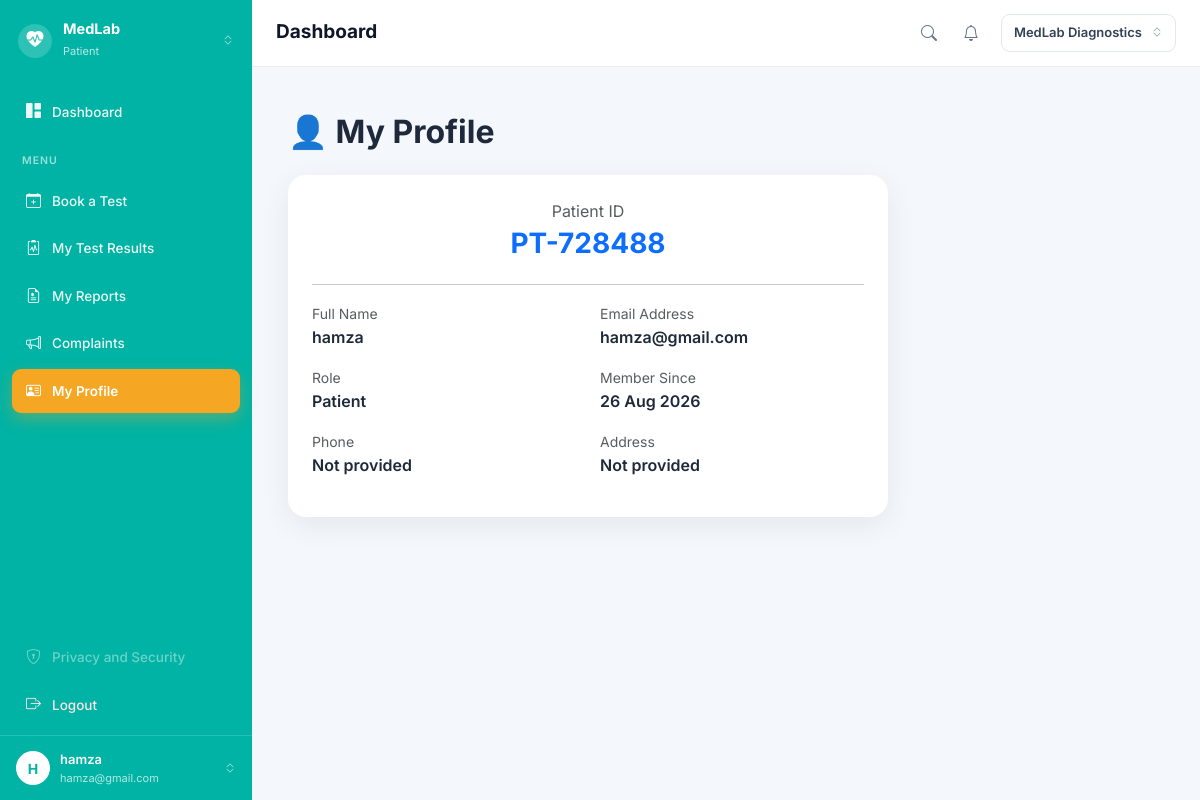
/auth/profile (signed in), run on the app's committed database.
### app/models/role.py (models this page shows, shortened)
class Role(db.Model):
    __tablename__ = "roles"
    id = db.Column(db.Integer, primary_key=True)
    name = db.Column(
        db.String(50),
        unique=True,
        nullable=False
    )
    users = db.relationship(
        "User",
        back_populates="role"
    )

### app/models/user.py (models this page shows, shortened)
class User(UserMixin, db.Model):
    __tablename__ = "users"
    id = db.Column(
        db.Integer,
        primary_key=True
    )
    name = db.Column(
        db.String(100),
        nullable=False
    )
    email = db.Column(
        db.String(120),
        unique=True,
        nullable=False,
        index=True
    )
    password_hash = db.Column(
        db.String(255),
        nullable=False
    )
    role_id = db.Column(
        db.Integer,
        db.ForeignKey("roles.id"),
        nullable=False
    )
    is_active = db.Column(
        db.Boolean,
        default=True,
        nullable=False
    )
    created_at = db.Column(
        db.DateTime,
        default=lambda: datetime.now(timezone.utc),
        nullable=False
    )
    role = db.relationship(
        "Role",
        back_populates="users"
    )

### app/models/patient.py (models this page shows, shortened)
class Patient(db.Model):
    __tablename__ = "patients"
    id = db.Column(db.Integer, primary_key=True)
    patient_code = db.Column(
        db.String(20),
        unique=True,
        nullable=False
    )
    user_id = db.Column(
        db.Integer,
        db.ForeignKey("users.id"),
        nullable=True
    )
    full_name = db.Column(db.String(100), nullable=False)
    dob = db.Column(db.Date, nullable=True)
    gender = db.Column(db.String(10), nullable=True)
    phone = db.Column(db.String(20), nullable=True)
    address = db.Column(db.String(255), nullable=True)
    user = db.relationship("User", backref="patient_profile")

### app/auth/routes.py (the view)
@auth.route("/profile")
@login_required
def profile():
    patient_profile = None
    if current_user.role.name == "Patient":
        patient_profile = Patient.query.filter_by(user_id=current_user.id).first()
    return render_template(
        "auth/profile.html",
        patient_profile=patient_profile
    )

### app/auth/routes.py (called while the page is built)
@login_manager.user_loader
def load_user(user_id):
    return db.session.get(
        User,
        int(user_id)
    )

### app/templates/auth/profile.html (shortened to what this page needs)
{% extends "base.html" %}
{% block content %}
<div class="container mt-4">
    <h2 class="fw-bold mb-4">👤 My Profile</h2>
    <div class="modern-card p-4" style="max-width: 600px;">
        {% if patient_profile %}
        <div class="text-center mb-4">
            <p class="text-muted mb-1">Patient ID</p>
            <h3 class="fw-bold text-primary">{{ patient_profile.patient_code }}</h3>
        </div>
        <hr>
        {% endif %}
        <div class="row">
            <div class="col-md-6 mb-3">
                <small class="text-muted">Full Name</small>
                <div class="fw-semibold">{{ current_user.name }}</div>
            </div>
            <div class="col-md-6 mb-3">
                <small class="text-muted">Email Address</small>
                <div class="fw-semibold">{{ current_user.email }}</div>
            </div>
            <div class="col-md-6 mb-3">
                <small class="text-muted">Role</small>
                <div class="fw-semibold">{{ current_user.role.name }}</div>
            </div>
            <div class="col-md-6 mb-3">
                <small class="text-muted">Member Since</small>
                <div class="fw-semibold">{{ current_user.created_at.strftime('%d %b %Y') }}</div>
            </div>
            {% if patient_profile %}
            <div class="col-md-6 mb-3">
                <small class="text-muted">Phone</small>
                <div class="fw-semibold">{{ patient_profile.phone or "Not provided" }}</div>
            </div>
            <div class="col-md-6 mb-3">
                <small class="text-muted">Address</small>
                <div class="fw-semibold">{{ patient_profile.address or "Not provided" }}</div>
            </div>
            {% endif %}
        </div>
    </div>
</div>
{% endblock %}

### app/templates/base.html (shortened to what this page needs)
<!DOCTYPE html>
<html lang="en">
<head>
    <link href="https://cdn.jsdelivr.net/npm/bootstrap@5.3.3/dist/css/bootstrap.min.css" rel="stylesheet">
    <link rel="stylesheet" href="https://cdn.jsdelivr.net/npm/bootstrap-icons@1.11.3/font/bootstrap-icons.min.css">
</head>
<body>
    {% if current_user.is_authenticated %}
    <div class="shell">
        <aside class="side">
            <div class="side-brand">
                <span class="brand-dot"><i class="bi bi-heart-pulse-fill"></i></span>
                <span class="brand-txt">
                    <b>MedLab</b>
                    <small>{{ current_user.role.name }}</small>
                </span>
                <i class="bi bi-chevron-expand" style="opacity:.6;font-size:12px;"></i>
            </div>
            <nav class="side-nav">
                <a href="{{ url_for('auth.dashboard') }}"
                    class="nav-item {% if request.endpoint == 'auth.dashboard' %}active{% endif %}">
                    <i class="bi bi-grid-1x2-fill"></i> Dashboard
                </a>
                <div class="side-label">Menu</div>
                {% if current_user.role.name in ["Patient", "Receptionist", "Administrator"] %}
                <a href="{{ url_for('medlab.book_test') }}"
                    class="nav-item {% if request.endpoint == 'medlab.book_test' %}active{% endif %}">
                    <i class="bi bi-calendar-plus"></i> Book a Test
                </a>
                {% endif %}
                {% if current_user.role.name == "Patient" %}
                <a href="{{ url_for('medlab.my_bookings') }}"
                    class="nav-item {% if request.endpoint == 'medlab.my_bookings' %}active{% endif %}">
                    <i class="bi bi-clipboard2-pulse"></i> My Test Results
                </a>
                <a href="{{ url_for('medlab.my_reports') }}"
                    class="nav-item {% if request.endpoint == 'medlab.my_reports' %}active{% endif %}">
                    <i class="bi bi-file-earmark-medical"></i> My Reports
                </a>
                <a href="{{ url_for('medlab.new_complaint') }}" class="nav-item">
                    <i class="bi bi-megaphone"></i> Complaints
                </a>
                {% endif %}
                <a href="{{ url_for('auth.profile') }}"
                    class="nav-item {% if request.endpoint == 'auth.profile' %}active{% endif %}">
                    <i class="bi bi-person-vcard"></i> My Profile
                </a>
                <div style="flex:1"></div>
                <a href="#" class="nav-item off"><i class="bi bi-shield-lock"></i> Privacy and Security</a>
                <a href="{{ url_for('auth.logout') }}" class="nav-item" style="color:#ffe4e6;">
                    <i class="bi bi-box-arrow-right"></i> Logout
                </a>
            </nav>
            <a href="{{ url_for('auth.profile') }}" class="side-user">
                <span class="avatar">{{ (current_user.name or "?")[0] | upper }}</span>
                <span class="u-txt">
                    <b>{{ current_user.name }}</b>
                    <small>{{ current_user.email }}</small>
                </span>
                <i class="bi bi-chevron-expand" style="opacity:.6;font-size:12px;"></i>
            </a>
        </aside>
        <div class="main">
            <header class="topbar">
                <div style="display:flex;align-items:center;gap:10px;">
                    <h1 class="page-title">{% block page_title %}Dashboard{% endblock %}</h1>
                </div>
                <div class="top-right">
                    {% if current_user.role.name in ["Patient", "Receptionist", "Administrator"] %}
                    <a href="{{ url_for('medlab.book_test') }}" class="ico-btn" title="Search tests">
                        <i class="bi bi-search"></i>
                    </a>
                    {% endif %}
                    <a href="{{ url_for('auth.dashboard') }}" class="ico-btn" title="Notifications">
                        <i class="bi bi-bell"></i>
                    </a>
                    <span class="lab-pill">MedLab Diagnostics <i class="bi bi-chevron-expand"></i></span>
                </div>
            </header>
            <div class="page">
                {% block content %}{% endblock %}
            </div>
        </div>
    </div>
    {% endif %}
</body>
</html>

### app/templates/base.html (style rules this page uses)
:root { --teal: #00b3a4; --orange: #f5a623; --page: #f4f7fb; }
* { font-family: 'Inter', sans-serif; }
body { margin: 0; background: var(--page); color: #1e293b; }
a { text-decoration: none; }
.shell { display: flex; min-height: 100vh; }
.side { width: 252px; flex-shrink: 0; background: var(--teal); display: flex; flex-direction: column; color: #fff; position: sticky; top: 0; height: 100vh; }
.side-brand { display: flex; align-items: center; gap: 11px; padding: 20px 18px; }
.brand-dot { width: 34px; height: 34px; border-radius: 50%; background: rgba(255, 255, 255, .18); display: flex; align-items: center; justify-content: center; font-size: 17px; }
.brand-txt { flex: 1; min-width: 0; }
.brand-txt b { display: block; font-size: 14.5px; font-weight: 700; line-height: 1.2; }
.brand-txt small { font-size: 11px; color: rgba(255, 255, 255, .72); }
.side-nav { padding: 8px 12px; display: flex; flex-direction: column; gap: 3px; flex: 1; }
.side-label { font-size: 10.5px; letter-spacing: 1px; text-transform: uppercase; color: rgba(255, 255, 255, .6); padding: 16px 10px 7px; font-weight: 600; }
.nav-item { display: flex; align-items: center; gap: 11px; padding: 11px 14px; border-radius: 9px; color: rgba(255, 255, 255, .92); font-size: 13.5px; font-weight: 500; }
.nav-item i { font-size: 15px; }
.nav-item.active { background: var(--orange); color: #fff; font-weight: 600; box-shadow: 0 6px 16px rgba(245, 166, 35, .35); }
.nav-item.off { opacity: .45; pointer-events: none; }
.side-user { display: flex; align-items: center; gap: 10px; padding: 14px 16px; border-top: 1px solid rgba(255, 255, 255, .16); color: #fff; }
.avatar { width: 34px; height: 34px; border-radius: 50%; background: #fff; color: var(--teal); display: flex; align-items: center; justify-content: center; font-weight: 700; font-size: 14px; flex-shrink: 0; }
.side-user .u-txt { flex: 1; min-width: 0; }
.side-user .u-txt b { display: block; font-size: 13px; font-weight: 600; }
.side-user .u-txt small { display: block; font-size: 11px; color: rgba(255, 255, 255, .7); white-space: nowrap; overflow: hidden; text-overflow: ellipsis; }
.main { flex: 1; min-width: 0; display: flex; flex-direction: column; }
.topbar { background: #fff; display: flex; align-items: center; justify-content: space-between; gap: 14px; padding: 14px 24px; border-bottom: 1px solid #e9eef4; }
.page-title { font-size: 19px; font-weight: 700; color: #0f172a; margin: 0; }
.top-right { display: flex; align-items: center; gap: 6px; }
.ico-btn { width: 36px; height: 36px; border-radius: 9px; border: none; background: transparent; color: #64748b; font-size: 16px; position: relative; display: flex; align-items: center; justify-content: center; }
.lab-pill { display: flex; align-items: center; gap: 9px; border: 1px solid #e2e8f0; border-radius: 9px; padding: 8px 12px; font-size: 13px; font-weight: 600; color: #334155; margin-left: 6px; }
.lab-pill i { color: #94a3b8; font-size: 12px; }
.page { padding: 22px 24px 40px; }
.modern-card { background: #fff; border: none; border-radius: 18px; box-shadow: 0 8px 30px rgba(15, 23, 42, .07); }

### data on the page
Role: role.name "Patient"
User: name "H", name "hamza", email "hamza@gmail.com", created_at "26 Aug 2026"
Patient: patient_code "PT-728488", phone "Not provided", address "Not provided"
